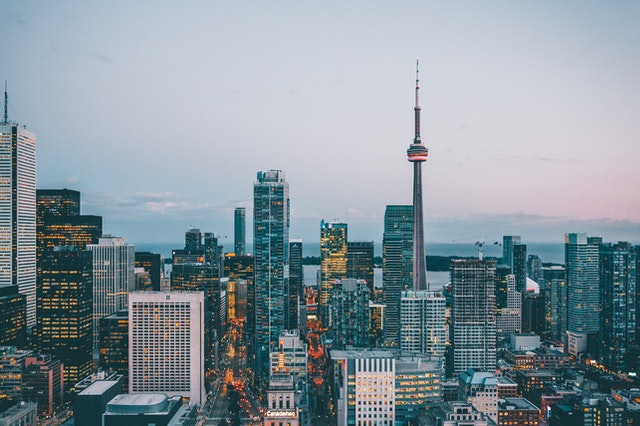
#> input picture imagemCidade.jpg, 640 x 426 px
$ python tratamentosImagem.py
#> lines starting #> are read from the running program, lines starting #| are printed output that depends on the picture
import cv2 as cv
import numpy as np

imagemBase = cv.imread("../imagemCidade.jpg")
#> imagemBase is the input picture: shape (426, 640, 3); mean B, G, R 155.3, 147.4, 133.7
cv.imshow("Imagem Base", imagemBase)

# movendo imagem pela tela e a dimminuindo (tradução):
def movimentacao(imagemFrame, posX,posY):
#> called with posX = 100, posY = 100
    matrizTraducao = np.float32([[1,0,posX],[0,1,posY]])
    dimensoes = (imagemFrame.shape[1],imagemFrame.shape[0])
#> dimensoes = (640, 426)
    return cv.warpAffine(imagemFrame, matrizTraducao, dimensoes)
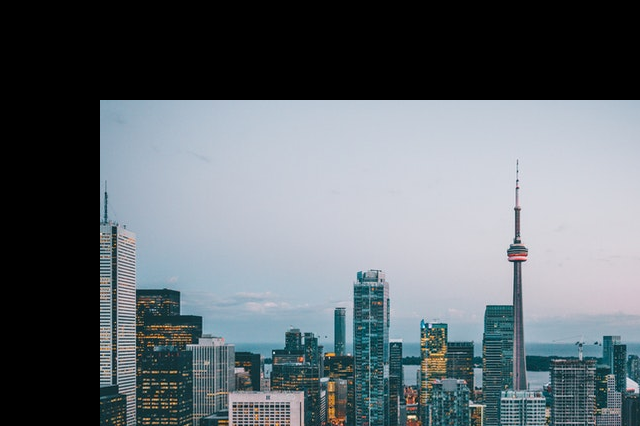
#> returned value: shape (426, 640, 3); mean of channels 0, 1, 2 111.7, 105.9, 97.5; drawn as B, G, R
# +x = direita
# +y = baixo
# -x = esquerda
# -y = cima
imagemInferiorDireita = movimentacao(imagemBase,100,100)
cv.imshow("Imagem movimentada", imagemInferiorDireita)

#Rotação da imagem:
def rotacaoImagem(imagemFrame,grauRotacao,pontoRotacao=None):
#> called with grauRotacao = 90
    altura = imagemFrame.shape[0]
#> altura = 426
    largura = imagemFrame.shape[1]
#> largura = 640
    if(pontoRotacao == None):
        pontoRotacao = (largura//2,altura//2)
#> pontoRotacao = (320, 213)
    matrizRotacao = cv.getRotationMatrix2D(pontoRotacao,grauRotacao,1.0)
    dimensao = (largura,altura)
#> dimensao = (640, 426)
    return cv.warpAffine(imagemFrame,matrizRotacao,dimensao)
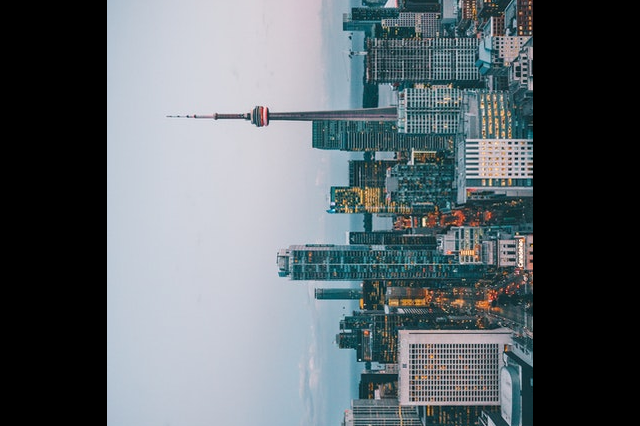
#> returned value: shape (426, 640, 3); mean of channels 0, 1, 2 107.8, 102.6, 94; drawn as B, G, R
# +grau = rotacao esquerda
# -grau = rotacao direita
imagemRotacionada = rotacaoImagem(imagemBase,90)
cv.imshow("imagem Modo Retrato", imagemRotacionada)

#invertendo imagem;
imagemInvertida= cv.flip(imagemBase, 0)
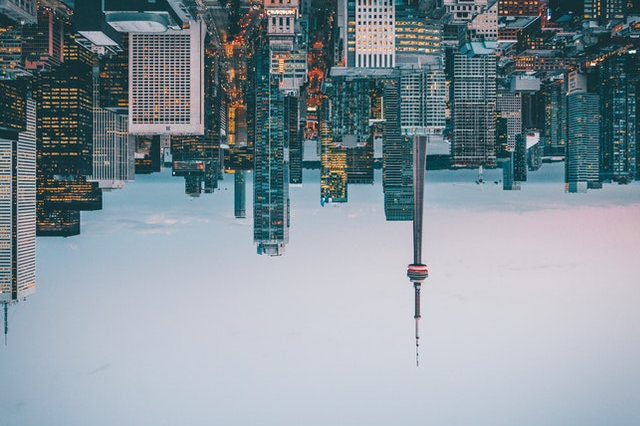
#> imagemInvertida: shape (426, 640, 3); mean B, G, R 155.3, 147.4, 133.7
cv.imshow("imagem invertida",imagemInvertida)
# 0 = girar eixo X - ponta cabeça
# 1 = girar eixo y - espelho
# -1 = girar eixo x e y - ponta cabeça e espelho;

cv.waitKey(0)
